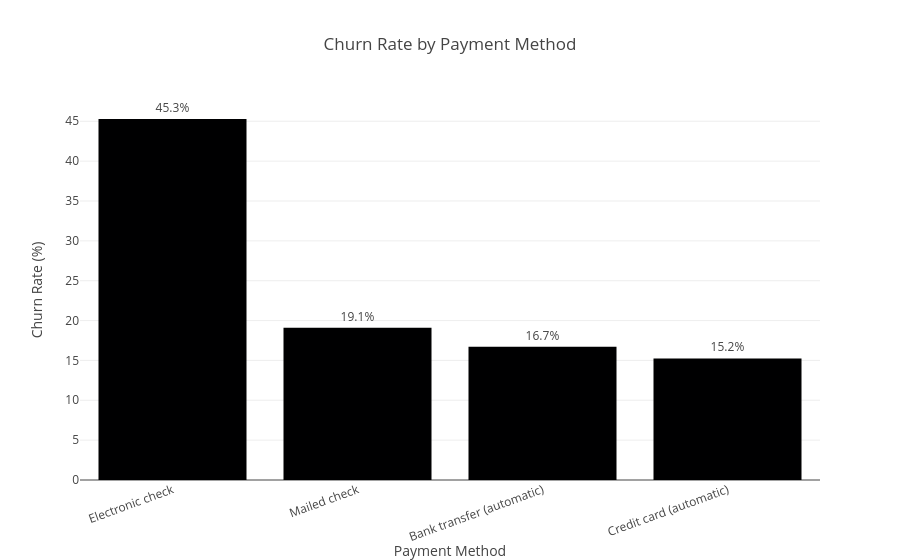

Notebook code cell kept with this figure:
### Code cell
# Visualizing churn rate by payment method

fig = px.bar(
    payment_churn,
    x='PaymentMethod',
    y='Churn Rate',
    text='Churn Rate',
    title='Churn Rate by Payment Method',
    labels={
        'PaymentMethod': 'Payment Method',
        'Churn Rate': 'Churn Rate (%)'
    }
)

fig.update_traces(
    texttemplate='%{text:.1f}%',
    textposition='outside'
)

fig.update_layout(
    yaxis_title='Churn Rate (%)',
    xaxis_title='Payment Method',
    xaxis_tickangle=-20
)

fig.show()

### Figure 1 — Plotly figure (JSON) as saved in the notebook; plotly's stock layout.template omitted (floating-point values rounded to 4 significant figures)
{"data": [{"hovertemplate": "Payment Method=%{x}<br>Churn Rate (%)=%{text}<extra></extra>", "legendgroup": "", "marker": {"color": "#000001", "pattern": {"shape": ""}}, "name": "", "orientation": "v", "showlegend": false, "text": [45.29, 19.11, 16.71, 15.24], "textposition": "outside", "texttemplate": "%{text:.1f}%", "type": "bar", "x": ["Electronic check", "Mailed check", "Bank transfer (automatic)", "Credit card (automatic)"], "xaxis": "x", "y": [45.29, 19.11, 16.71, 15.24], "yaxis": "y"}], "layout": {"barmode": "relative", "legend": {"tracegroupgap": 0}, "title": {"text": "Churn Rate by Payment Method"}, "xaxis": {"anchor": "y", "domain": [0, 1], "tickangle": -20, "title": {"text": "Payment Method"}}, "yaxis": {"anchor": "x", "domain": [0, 1], "title": {"text": "Churn Rate (%)"}}}}
